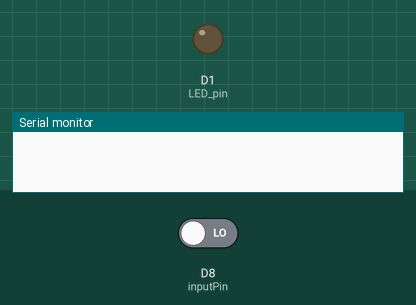
This sketch was run on a simulated ESP8266 (NodeMCU). Shown: output pins drawn as LEDs (lit = HIGH), the last lines printed to the serial monitor. Dashed ring = blinking. Inputs (shaded band) come from the test bench; at power-on: D8 (inputPin) LOW.

Above: at 2.8 s.
2.9 s: D8 (inputPin) driven HIGH
At 3.4 s:
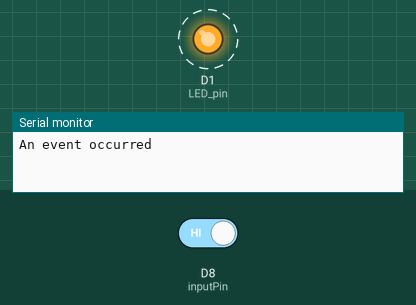
7.0 s: D8 (inputPin) driven LOW
At 7.6 s:
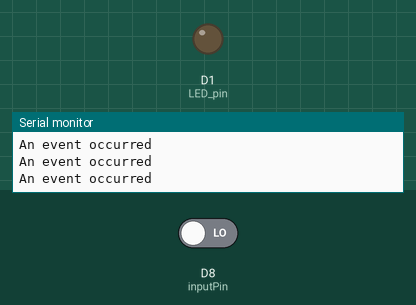
Timing chart, 0 to 10.0 s (numbered marks = the images above; inputs shaded):
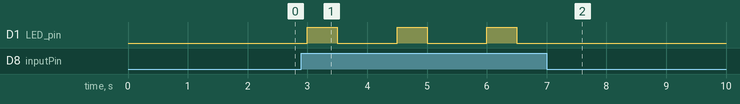

Measured:
- after the input at 2.9 s, D1 (LED_pin): alternates HIGH for 0.50 s and LOW for 1.0 s, starting after 0.10 s
- after the input at 7.0 s, D1 (LED_pin): stops changing and stays LOW

The sketch:

ESP8266_Pin_Polling.ino
```cpp
const byte inputPin = D8; // Or other pins that support an input
#define    LED_pin D1

void setup() {
  Serial.begin(115200);
  pinMode(inputPin, INPUT);   // InputPin set to be input-mode
  pinMode(LED_pin, OUTPUT);   // LED pin set to output-mode
  digitalWrite(LED_pin, LOW); // Turn off LED (Low = Off, High = On)
}

void loop() {
  if (digitalRead(inputPin) == HIGH) {   // test to see in the inputPin is HIGH?
    Serial.println("An event occurred"); // Input pin went HIGH
    digitalWrite(LED_pin, HIGH);         // Switch on LED to signify event occurred
    delay(500);
    digitalWrite(LED_pin, LOW);          // Switch off LED to signify event is complete
  }
  delay(1000); // Do nothing to simulate doing other work, perhaps updating a screen
}
```
